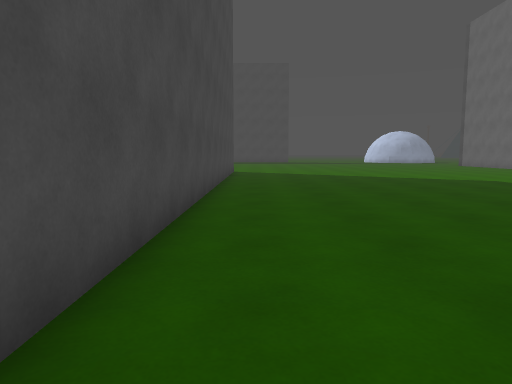
View 1 (above)

16 first-person views from a walk through a Unity game level. The camera is 1.2 m above the floor, tilts 6° down and sees 70° across. The floor is counted in squares, 1.41 m on a side. Each view is taken from the middle of a square. On the plan, view 1 faces up. The plan holds only what a view shows up to about 12 squares ahead; the rest is blank. The place goes on beyond the plan. The player character is not drawn.

View 2
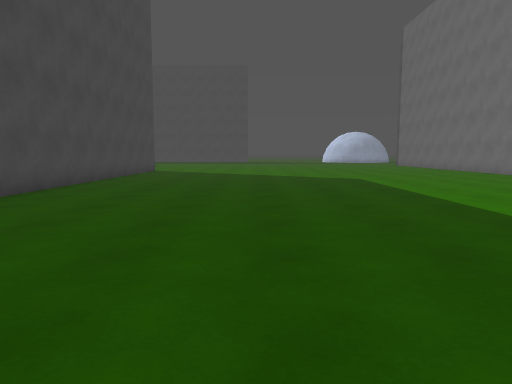

View 3
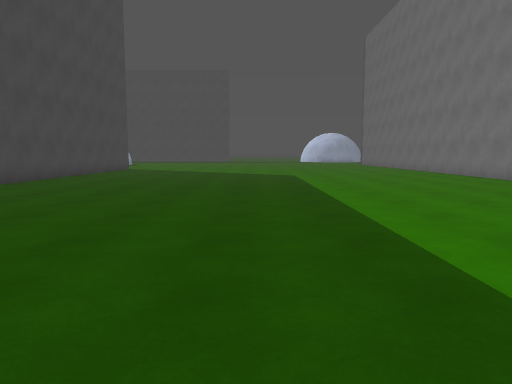

View 4
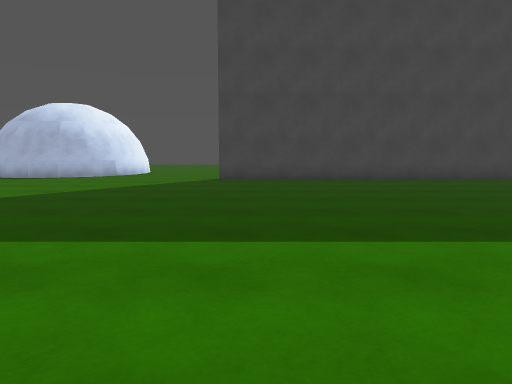

View 5
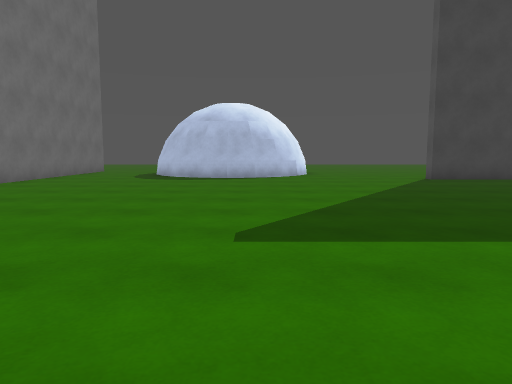

View 6
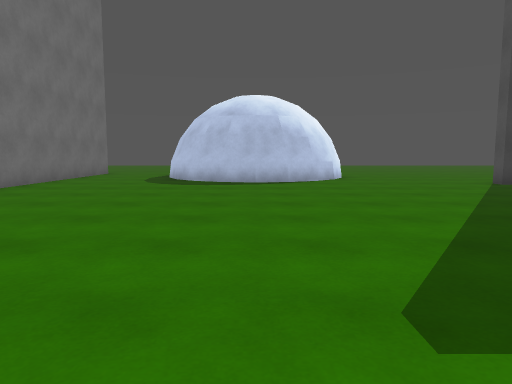

View 7
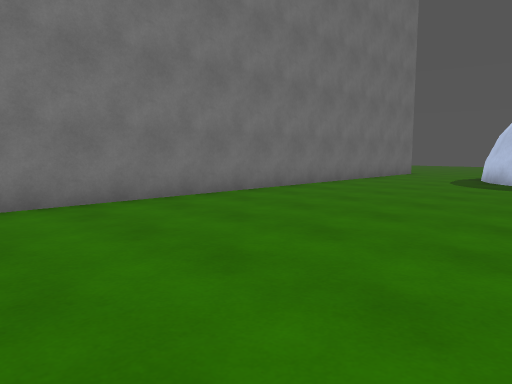

View 8
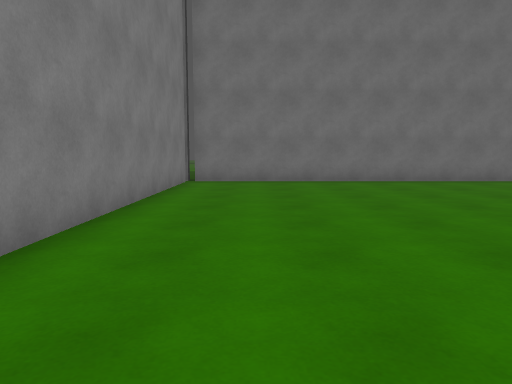

View 9
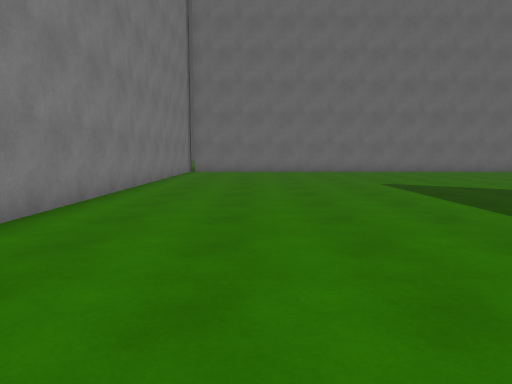

View 10
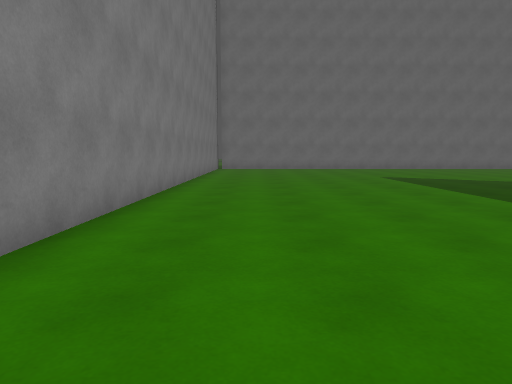

View 11
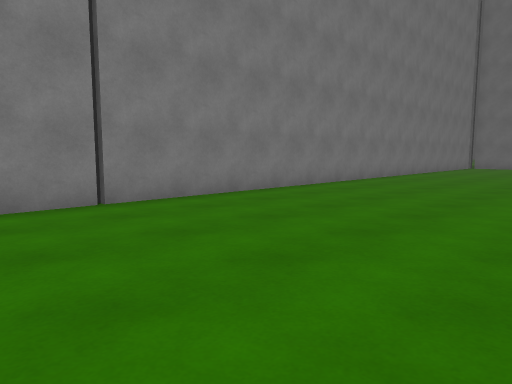

View 12
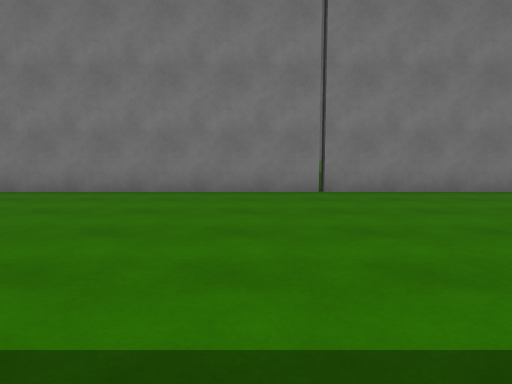

View 13
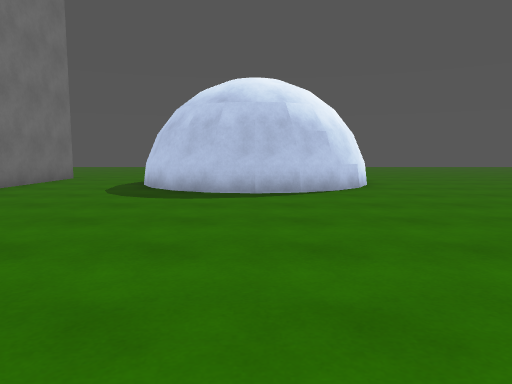

View 14
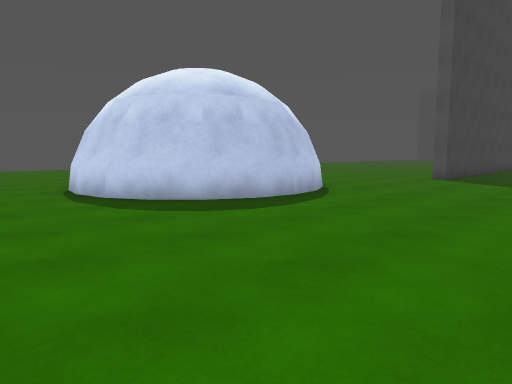

View 15
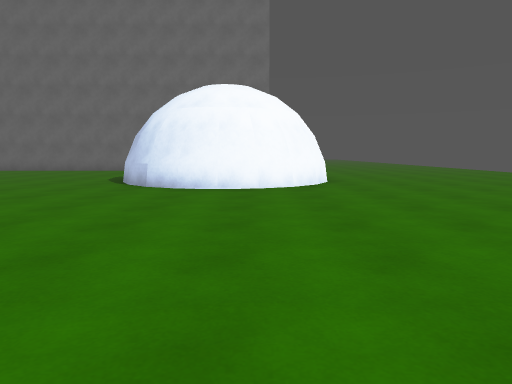

View 16
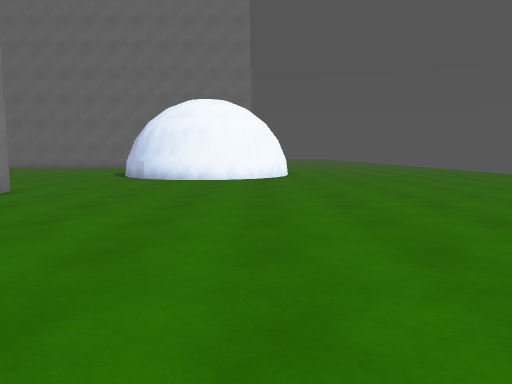

### Floor plan
Points are (right, up) in squares from view 1. A wall is a line through its corners. A room is listed if a view was taken in it or the views show most of it. See-through windows are left out.
Room 1 (views 1, 2, 3, 4, 5, 6, 7, 8, 9, 10, 11, 12, 13, 14)
walls: (-4.1, -7) (-3.2, -7.4) (-2.5, -8.1) (-2, -9.1) (-1.9, -10.1) (-2, -10.9) (-2.5, -11.9) (-3.2, -12.6) (-4.1, -13) (-5.1, -13.2) (-6.1, -13); (-4.1, -7.1) (-3.4, -7.5) (-2.7, -8.2) (-2.2, -9.1) (-2.1, -9.9) (-2.2, -11) (-2.6, -11.6) (-3.4, -12.4) (-4.2, -12.9); (-4, -12.9) (-4.9, -13) (-6, -12.8); (14.1, -16.9) (14.1, -16.2); (-1, 11.9) (-1, -3.2) (-1.5, -3.2); (-6.1, -16.3) (14.1, -16.3) (14.1, 11.8)
ways out: opening at (-6, -15) to room 2; opening at (-2.8, -4.5) to room 2
Room 2 (views 15, 16)
walls: (-5.2, -7) (-4.1, -7.1); (-7.9, -9.1) (-7.5, -8.3) (-6.7, -7.5) (-6.1, -7.2) (-5.1, -7); (-8.1, -9) (-7.6, -8.1) (-7, -7.5) (-6, -7) (-5.1, -6.8) (-4.1, -7)
ways out: opening at (-6, -15) to room 1; opening at (-2.8, -4.5) to room 1

Where each view was taken, in squares from view 1:
view 1: 0 up, 0 right, facing up
view 2: 1 down, 4 right, facing up
view 3: 3 down, 6 right, facing up
view 4: 2 down, 11 right, facing left
view 5: 9 down, 11 right, facing left
view 6: 10 down, 9 right, facing left
view 7: 10 down, 9 right, facing down-left
view 8: 5 down, 12 right, facing down
view 9: 1 up, 11 right, facing down
view 10: 4 up, 12 right, facing down
view 11: 7 up, 8 right, facing down-right
view 12: 6 up, 6 right, facing right
view 13: 10 down, 6 right, facing left
view 14: 16 down, 3 right, facing up-left
view 15: 2 up, 6 left, facing down
view 16: 5 up, 7 left, facing down
